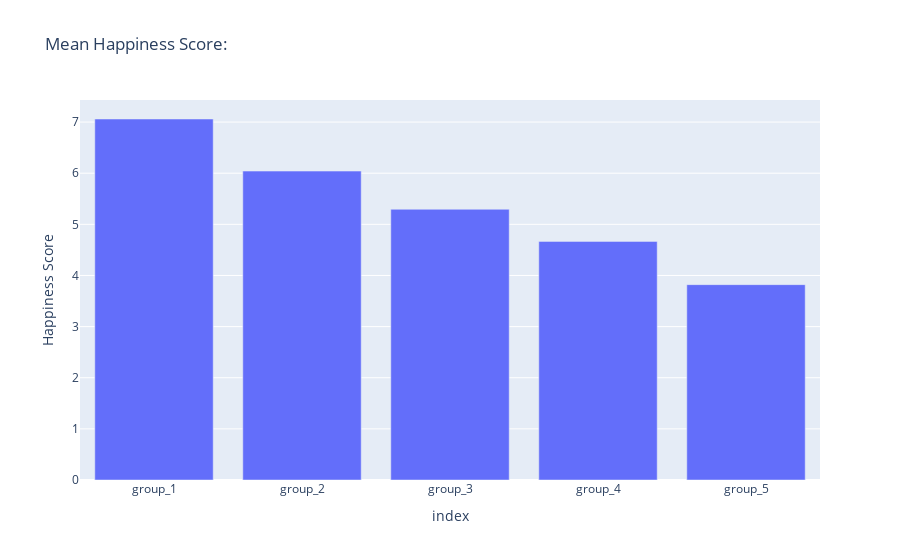

The cell this chart's notebook holds for it:
### Code cell
legend = ['group_1','group_2','group_3','group_4','group_5']
px.bar(summary_2015['Happiness Score'],y='Happiness Score',title='Mean Happiness Score:')

### Figure 1 — Plotly figure (JSON) as saved in the notebook; plotly's stock layout.template omitted (floating-point values rounded to 4 significant figures)
{"data": [{"alignmentgroup": "True", "hovertemplate": "index=%{x}<br>Happiness Score=%{y}<extra></extra>", "legendgroup": "", "marker": {"color": "#636efa"}, "name": "", "offsetgroup": "", "orientation": "v", "showlegend": false, "textposition": "auto", "type": "bar", "x": ["group_1", "group_2", "group_3", "group_4", "group_5"], "xaxis": "x", "y": [7.06, 6.041, 5.294, 4.666, 3.821], "yaxis": "y"}], "layout": {"barmode": "relative", "legend": {"tracegroupgap": 0}, "title": {"text": "Mean Happiness Score:"}, "xaxis": {"anchor": "y", "domain": [0, 1], "title": {"text": "index"}}, "yaxis": {"anchor": "x", "domain": [0, 1], "title": {"text": "Happiness Score"}}}}
